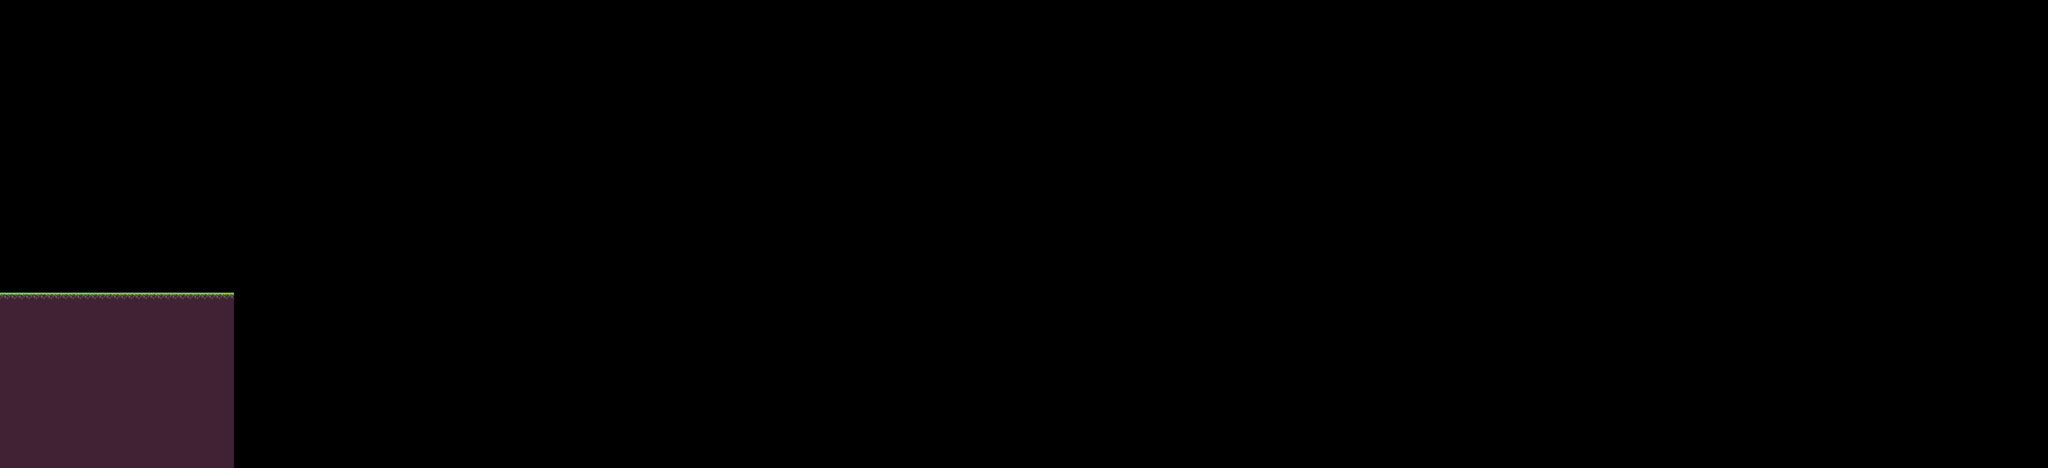

This game map was drawn from its Tiled (.tmx) file and the tilesets committed beside it. A one-line description and the trimmed map source follow:
An orthogonal 280x64 tile map with 16x16 px tiles, 2 tile layers (Слой тайлов 1, Слой тайлов 2), 5 tilesets.

<map version="1.10" tiledversion="1.11.2" orientation="orthogonal" renderorder="right-down" width="280" height="64" tilewidth="16" tileheight="16" infinite="0" nextlayerid="3" nextobjectid="1">
 <tileset firstgid="1" source="TX Tileset Ground.tsx" />
 <tileset firstgid="257" source="TX Village Props.tsx" />
 <tileset firstgid="1281" source="TX Tileset Ground.tsx" />
 <tileset firstgid="1537" source="TX Village Props.tsx" />
 <tileset firstgid="2561" source="Ground Cute Tileset.tsx" />
 <layer id="1" name="Слой тайлов 1" width="280" height="64">
  <data>[17920 cells, 768 non-empty, 2 distinct tile ids]</data>
 </layer>
 <layer id="2" name="Слой тайлов 2" width="280" height="64">
  <data>[17920 cells, 32 non-empty, 2 distinct tile ids]</data>
 </layer>
</map>
